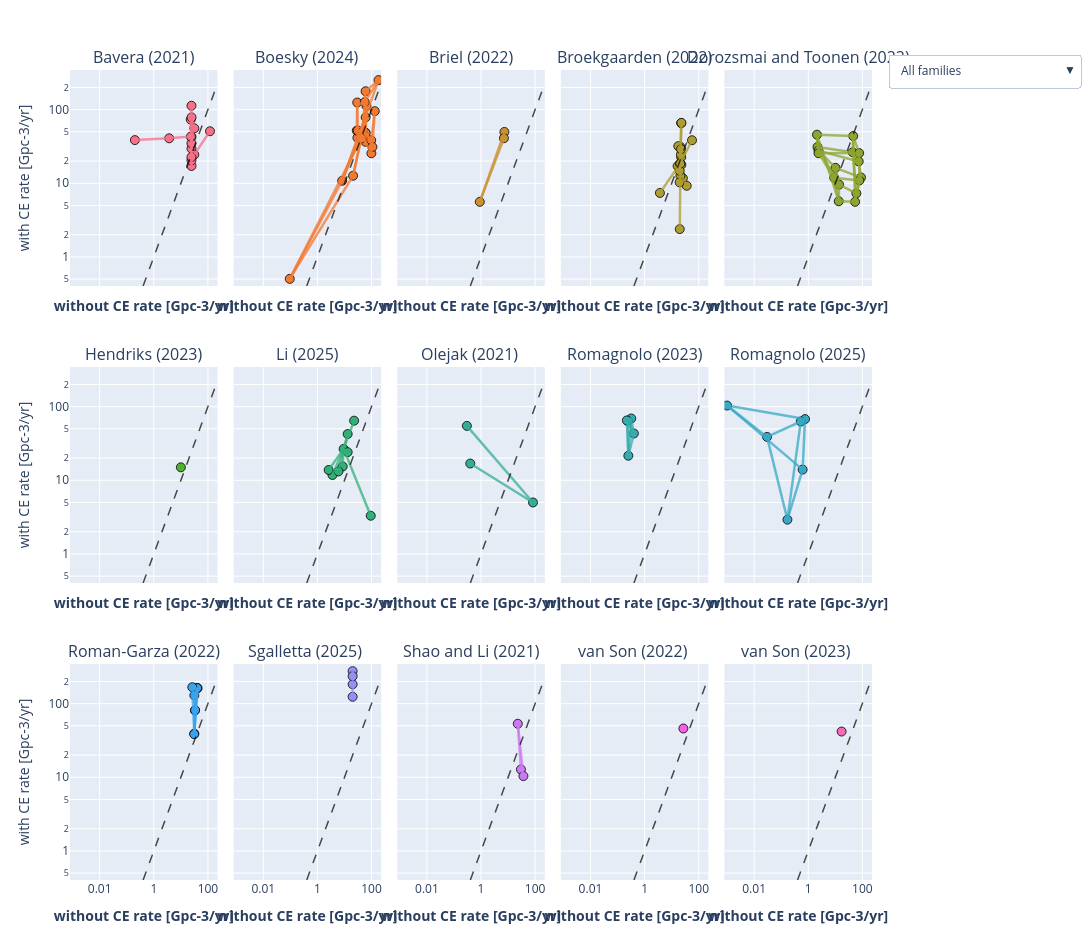

The cell this chart's notebook holds for it:
### Code cell
fig = plot_ce_vs_withoutce_rate_by_study_plotly(
    path_to_file="/Users/floorbroekgaarden/Projects/GitHub/Rates_of_Formation_Channels/plottingCode/All_Figures/Data_formation_channels_intrinsic/",
    DCOlabel="BH-BH",
    ncols_grid=5,
    panel_w=360,
    panel_h=290,
    marker_size=9,
    line_width=2.5,
    palette_name="husl",
)

fig.show()

# to save the figure
out = path_interactive_fig + "BHBH_withCE_vs_withoutCE_rate_grid.html"
fig.write_html(out, include_plotlyjs="cdn")
